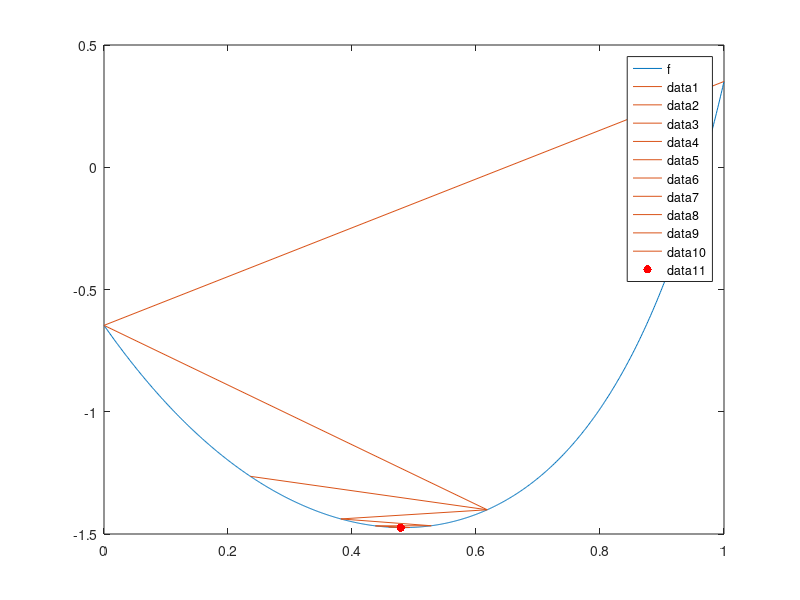

Here is the MATLAB script that generated this plot:
function lab_02()
    clc();

    a = 0;
    b = 1;
    eps = 1e-2;

    debugFlag = true;
    delay = 0.5;

    fplot(@f, [a, b]);
    hold on;

    tau = (sqrt(5) - 1) / 2;
    l = b - a;

    x1 = b - tau * l;
    x2 = a + tau * l;
    f1 = f(x1);
    f2 = f(x2);

    N = 2;
    while true
        if debugFlag
            fprintf('N = %2d:   a = %.10f;   b = %.10f;\n', N, a, b);
            line([a b], [f(a) f(b)]);
            pause(delay);
        end

        if l > 2 * eps
            if f1 <= f2
                b = x2;
                l = b - a;

                x2 = x1;
                f2 = f1;

                x1 = b - tau * l;
                f1 = f(x1);
            else
                a = x1;
                l = b - a;

                x1 = x2;
                f1 = f2;

                x2 = a + tau * l;
                f2 = f(x2);
            end

            N = N + 1;
        else
            xStar = (a + b) / 2;
            fStar= f(xStar);

            N = N + 1;
            break
        end
    end

    scatter(xStar, fStar, 'r', 'filled');
    fprintf('\nОтвет:   N = %2d;   x* = %.10f;   f(x*) = %.10f.\n\n', N, xStar, fStar);
end

function y = f(x)
    y = cosh((3 .* power(x, 3) + 2 .* power(x, 2) - 4 .* x + 5) ./ 3) + tanh((power(x, 3) - 3 .* power(2, 1/2) .* x - 2) ./ (2 .* x + power(2, 1/2))) - 2.5;
    % при сдаче лабы 
    % y = 5 - exp(-(power(x - 0.888, 2)));
end
